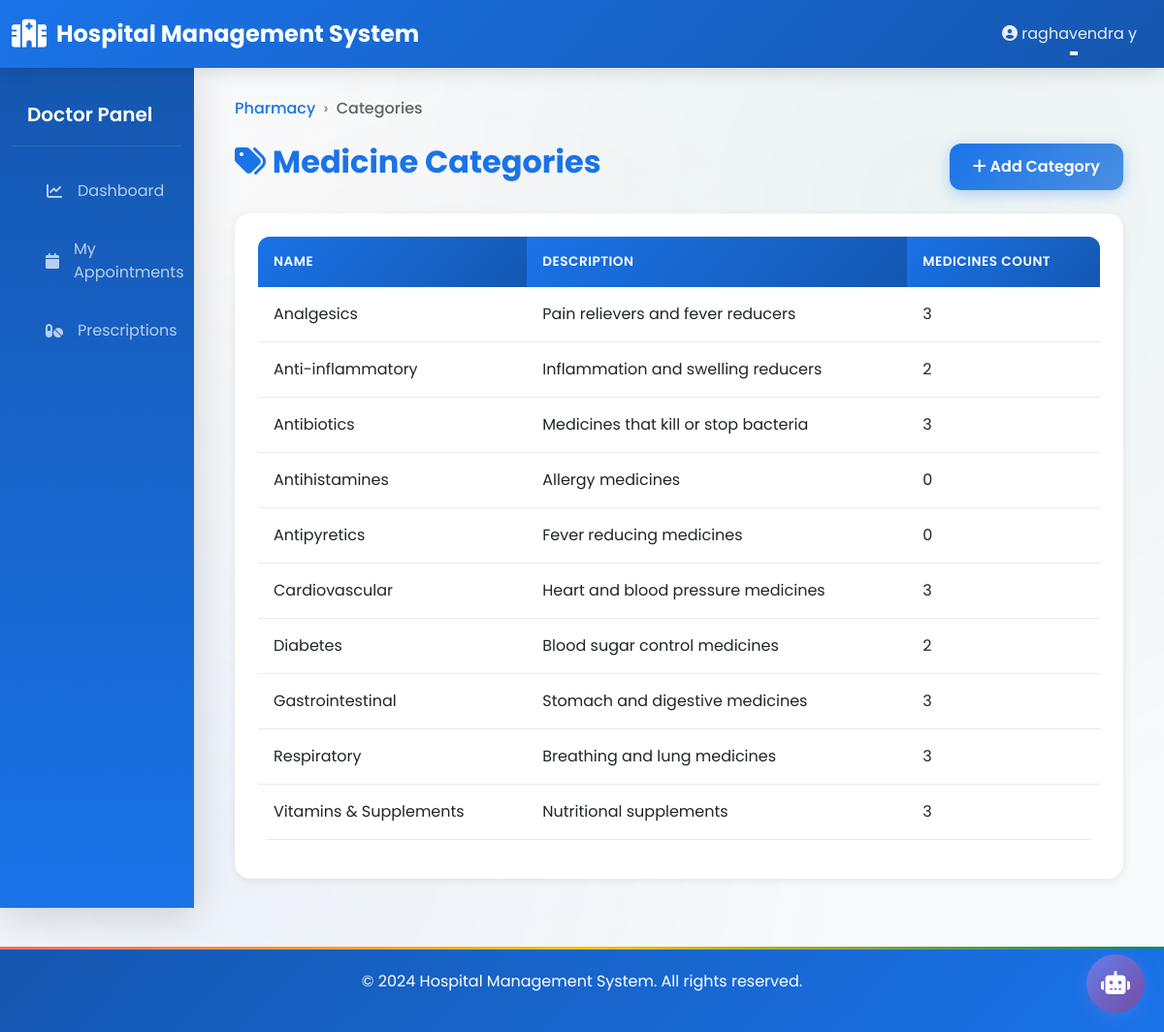
Page /pharmacy/categories/ (signed in) on the committed database.
### accounts/models.py (models this page shows, shortened)
class CustomUser(AbstractUser):
    ROLE_CHOICES = (
        ('ADMIN', 'Administrator'),
        ('DOCTOR', 'Doctor'),
        ('NURSE', 'Nurse'),
        ('PHARMACIST', 'Pharmacist'),
        ('RECEPTIONIST', 'Receptionist'),
        ('PATIENT', 'Patient'),
    )
    role = models.CharField(max_length=20, choices=ROLE_CHOICES, default='PATIENT')
    phone = models.CharField(max_length=20, blank=True, null=True)
    address = models.TextField(blank=True, null=True)
    city = models.CharField(max_length=100, blank=True, null=True)
    state = models.CharField(max_length=100, blank=True, null=True)
    profile_picture = models.ImageField(upload_to='profile_pictures/', blank=True, null=True)
    created_at = models.DateTimeField(auto_now_add=True)
    updated_at = models.DateTimeField(auto_now=True)
    is_active_user = models.BooleanField(default=True)
    class Meta:
        ordering = ['-created_at']
        indexes = [
            models.Index(fields=['role']),
            models.Index(fields=['email']),
        ]

### pharmacy/models.py (models this page shows, shortened)
class MedicineCategory(models.Model):
    name = models.CharField(max_length=100)
    description = models.TextField(blank=True)
    created_at = models.DateTimeField(auto_now_add=True)
    class Meta:
        verbose_name_plural = "Medicine Categories"
        ordering = ['name']

### pharmacy/views.py (the view)
# urls.py: path('categories/', views.MedicineCategoryListView.as_view(), name='category_list'),
class MedicineCategoryListView(LoginRequiredMixin, PharmacyAccessMixin, ListView):
    model = MedicineCategory
    template_name = 'pharmacy/category_list.html'
    context_object_name = 'categories'

### pharmacy/views.py (called while the page is built)
    def test_func(self):
        return hasattr(self.request.user, 'role') and self.request.user.role in ['PHARMACIST', 'ADMIN', 'RECEPTIONIST', 'DOCTOR', 'NURSE']

### templates/pharmacy/category_list.html (shortened to what this page needs)
{% extends "base.html" %}
{% block content %}
<nav aria-label="breadcrumb" class="mb-4">
    <ol class="breadcrumb">
        <li class="breadcrumb-item"><a href="{% url 'pharmacy:dashboard' %}">Pharmacy</a></li>
        <li class="breadcrumb-item active">Categories</li>
    </ol>
</nav>
<div class="row mb-4">
    <div class="col-md-8">
        <h2 style="color: var(--primary-color); font-weight: 700;">
            <i class="fas fa-tags"></i> Medicine Categories
        </h2>
    </div>
    <div class="col-md-4 text-end">
        <a href="{% url 'pharmacy:create_category' %}" class="btn btn-primary">
            <i class="fas fa-plus"></i> Add Category
        </a>
    </div>
</div>
<div class="card">
    <div class="card-body">
        <table class="table table-hover">
            <thead>
                <tr>
                    <th>Name</th>
                    <th>Description</th>
                    <th>Medicines Count</th>
                </tr>
            </thead>
            <tbody>
                {% for category in categories %}
                <tr>
                    <td>{{ category.name }}</td>
                    <td>{{ category.description|default:"-" }}</td>
                    <td>{{ category.medicines.count }}</td>
                </tr>
                {% empty %}
                <tr>
                    <td colspan="3" class="text-center text-muted">No categories found</td>
                </tr>
                {% endfor %}
            </tbody>
        </table>
    </div>
</div>
{% endblock %}

### templates/base.html (shortened to what this page needs)
{% load static %}
<!DOCTYPE html>
<html lang="en">
<head>
    <link href="https://cdn.jsdelivr.net/npm/bootstrap@5.3.0/dist/css/bootstrap.min.css" rel="stylesheet">
    <link rel="stylesheet" href="https://cdnjs.cloudflare.com/ajax/libs/font-awesome/6.4.0/css/all.min.css">
    <link rel="stylesheet" href="{% static 'css/custom.css' %}">
</head>
<body>
    <nav class="navbar navbar-expand-lg navbar-dark sticky-top">
        <div class="container-fluid">
            <a class="navbar-brand" href="{% url 'home' %}">
                <i class="fas fa-hospital"></i> Hospital Management System
            </a>
            <div class="collapse navbar-collapse" id="navbarNav">
                <ul class="navbar-nav ms-auto">
                    {% if user.is_authenticated %}
                    <li class="nav-item dropdown">
                        <a class="nav-link dropdown-toggle" href="#" id="userDropdown" role="button" data-bs-toggle="dropdown">
                            <i class="fas fa-user-circle"></i> {{ user.get_full_name|default:user.email }}
                        </a>
                    </li>
                    {% else %}
                    <li class="nav-item">
                        <a class="nav-link" href="{% url 'accounts:role_choice' %}">Login</a>
                    </li>
                    {% endif %}
                </ul>
            </div>
        </div>
    </nav>
    <div class="container-fluid">
        <div class="row">
            {% if user.is_authenticated %}
            <nav class="col-md-2 d-md-block bg-light sidebar">
                <div class="position-sticky pt-3">
                    {% if user.role == 'ADMIN' %}
                        <h5 class="px-3 text-white mb-3">Admin Panel</h5>
                        <ul class="nav flex-column">
                            <li class="nav-item">
                                <a class="nav-link" href="{% url 'dashboard:admin_dashboard' %}">
                                    <i class="fas fa-chart-line"></i> Dashboard
                                </a>
                            </li>
                            <li class="nav-item">
                                <a class="nav-link" href="{% url 'patients:patient_list' %}">
                                    <i class="fas fa-users"></i> Manage Patients
                                </a>
                            </li>
                            <li class="nav-item">
                                <a class="nav-link" href="{% url 'doctors:doctor_list' %}">
                                    <i class="fas fa-user-md"></i> Manage Doctors
                                </a>
                            </li>
                            <li class="nav-item">
                                <a class="nav-link" href="{% url 'nurses:nurse_list' %}">
                                    <i class="fas fa-user-nurse"></i> Manage Nurses
                                </a>
                            </li>
                            <li class="nav-item">
                                <a class="nav-link" href="{% url 'reports:medical_report_list' %}">
                                    <i class="fas fa-file-medical"></i> Medical Reports
                                </a>
                            </li>
                            <li class="nav-item">
                                <a class="nav-link" href="{% url 'billing:billing_list' %}">
                                    <i class="fas fa-file-invoice-dollar"></i> Billing
                                </a>
                            </li>
                            <li class="nav-item">
                                <a class="nav-link" href="{% url 'billing:financial_reports' %}">
                                    <i class="fas fa-chart-line"></i> Financial Reports
                                </a>
                            </li>
                            <li class="nav-item">
                                <a class="nav-link" href="{% url 'billing:insurance_claim_list' %}">
                                    <i class="fas fa-file-contract"></i> Insurance Claims
                                </a>
                            </li>
                            <li class="nav-item">
                                <a class="nav-link" href="{% url 'billing:installment_plan_list' %}">
                                    <i class="fas fa-calendar-check"></i> Installments
                                </a>
                            </li>
                        </ul>
                    {% elif user.role == 'DOCTOR' %}
                        <h5 class="px-3 text-white mb-3">Doctor Panel</h5>
                        <ul class="nav flex-column">
                            <li class="nav-item">
                                <a class="nav-link" href="{% url 'dashboard:doctor_dashboard' %}">
                                    <i class="fas fa-chart-line"></i> Dashboard
                                </a>
                            </li>
                            <li class="nav-item">
                                <a class="nav-link" href="{% url 'doctors:view_appointments' %}">
                                    <i class="fas fa-calendar"></i> My Appointments
                                </a>
                            </li>
                            <li class="nav-item">
                                <a class="nav-link" href="{% url 'reports:prescription_list' %}">
                                    <i class="fas fa-pills"></i> Prescriptions
                                </a>
                            </li>
                        </ul>
                    {% endif %}
                </div>
            </nav>
            {% endif %}
            <main class="col-md-{% if user.is_authenticated %}10{% else %}12{% endif %}">
                <div class="main-content">
                    {% block content %}{% endblock %}
                </div>
            </main>
        </div>
    </div>
    <footer class="footer">
        <p>&copy; 2024 Hospital Management System. All rights reserved.</p>
    </footer>
    {% if user.is_authenticated %}
    <div id="chat-widget">
        <button id="chat-toggle-btn" class="chat-toggle-btn" onclick="toggleChat()">
            <i class="fas fa-robot"></i>
        </button>
    </div>
    {% endif %}
</body>
</html>

### templates/base.html (style rules this page uses)
#chat-widget { position: fixed; bottom: 20px; right: 20px; z-index: 1000; }
.chat-toggle-btn { width: 60px; height: 60px; border-radius: 50%; background: linear-gradient(135deg, #667eea 0%, #764ba2 100%); border: none; color: white; font-size: 24px; cursor: pointer; box-shadow: 0 4px 15px rgba(102, 126, 234, 0.4); transition: transform 0.3s; }

### rows in the picture
CustomUser: get_full_name "raghavendra y"
MedicineCategory: name "Analgesics", description "Pain relievers and fever reducers", medicines.count "3"
MedicineCategory: name "Anti-inflammatory", description "Inflammation and swelling reducers", medicines.count "2"
MedicineCategory: name "Antibiotics", description "Medicines that kill or stop bacteria", medicines.count "3"
MedicineCategory: name "Antihistamines", description "Allergy medicines", medicines.count "0"
MedicineCategory: name "Antipyretics", description "Fever reducing medicines", medicines.count "0"
MedicineCategory: name "Cardiovascular", description "Heart and blood pressure medicines", medicines.count "3"
MedicineCategory: name "Diabetes", description "Blood sugar control medicines", medicines.count "2"
MedicineCategory: name "Gastrointestinal", description "Stomach and digestive medicines", medicines.count "3"
MedicineCategory: name "Respiratory", description "Breathing and lung medicines", medicines.count "3"
MedicineCategory: name "Vitamins & Supplements", description "Nutritional supplements", medicines.count "3"
